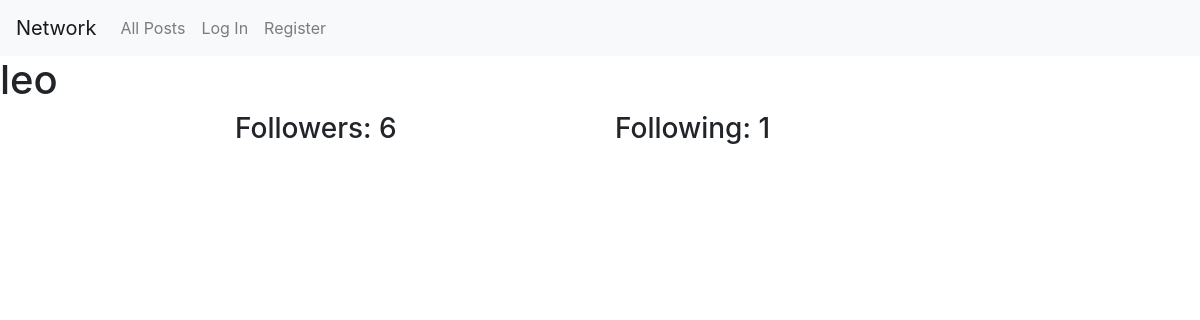
Page /profile/2 on the earlier database version.
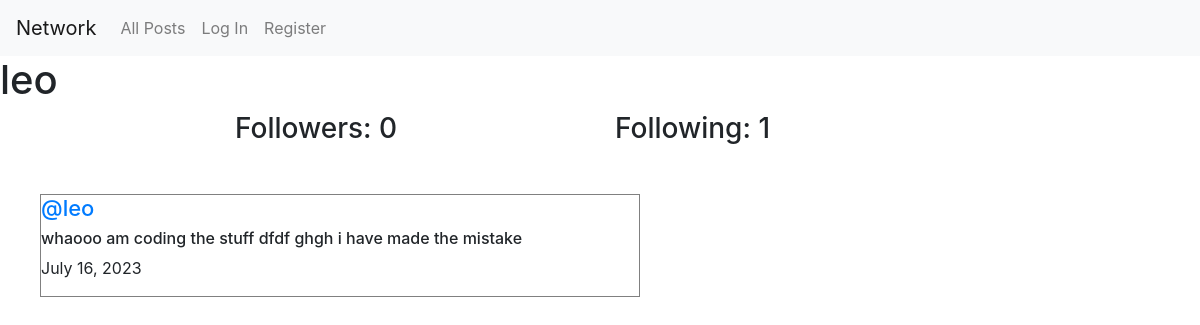
Same page on the later database version.
### network/models.py (models this page shows, shortened)
class Post(models.Model):
    content= models.CharField(max_length=140)
    user=models.ForeignKey(User,on_delete=models.CASCADE,related_name="author")
    date=models.DateField(auto_now_add=True)

class User(AbstractUser):
    pass

### network/views.py (the view)
# urls.py: path('profile/<int:user_id>', views.profile, name='profile'),
def profile(request, user_id):
    user = User.objects.get(pk=user_id)
    allPosts = Post.objects.filter(user=user).order_by("id").reverse()
    following = Follow.objects.filter(user=user)
    followers = Follow.objects.filter(user_follower=user)
    isFollowing = False
    if request.user.is_authenticated:
        checkFollow = followers.filter(user=request.user)
        if checkFollow.exists():
            isFollowing = True
    paginator = Paginator(allPosts, 1)
    page_number = request.GET.get('page')
    posts_of_the_page = paginator.get_page(page_number)
    return render(request, "network/profile.html", {
        "posts_of_the_page": posts_of_the_page,
        "username": user.username,
        "following": following,
        "followers": followers,
        "isFollowing": isFollowing,
        "user_profile": user
    })

### network/templates/network/profile.html (shortened to what this page needs)
{% extends "network/layout.html" %}
{% block body %}
    <h1>{{ username }}</h1>
    <div class="container">
        <div class="row d-flex justify-content-center">
            <h3 class="col-4">Followers: {{ followers.count }}</h3>
            <h3 class="col-4">Following: {{ following.count }}</h3>
        </div>
    </div>
    <div class="all-posts">
        {% for post in posts_of_the_page %}
            <div class="post">
                <h5 class="username" style="font-size:22px;"><a href="{% url 'profile' user_id=post.user.id%}">@{{post.user}}</a></h5>
                <h6 class="content">{{ post.content }}</h6>
                <p class="date">{{ post.date }}</p>
            </div>
        {% endfor %}
    </div>
{% endblock %}

Differences in the rows shown:
added Post: user "leo", content "whaooo am coding the stuff dfdf ghgh i have made the mistake", date "July 16, 2023"
Other differences:
{{ followers.count }}: "6" → "0"
